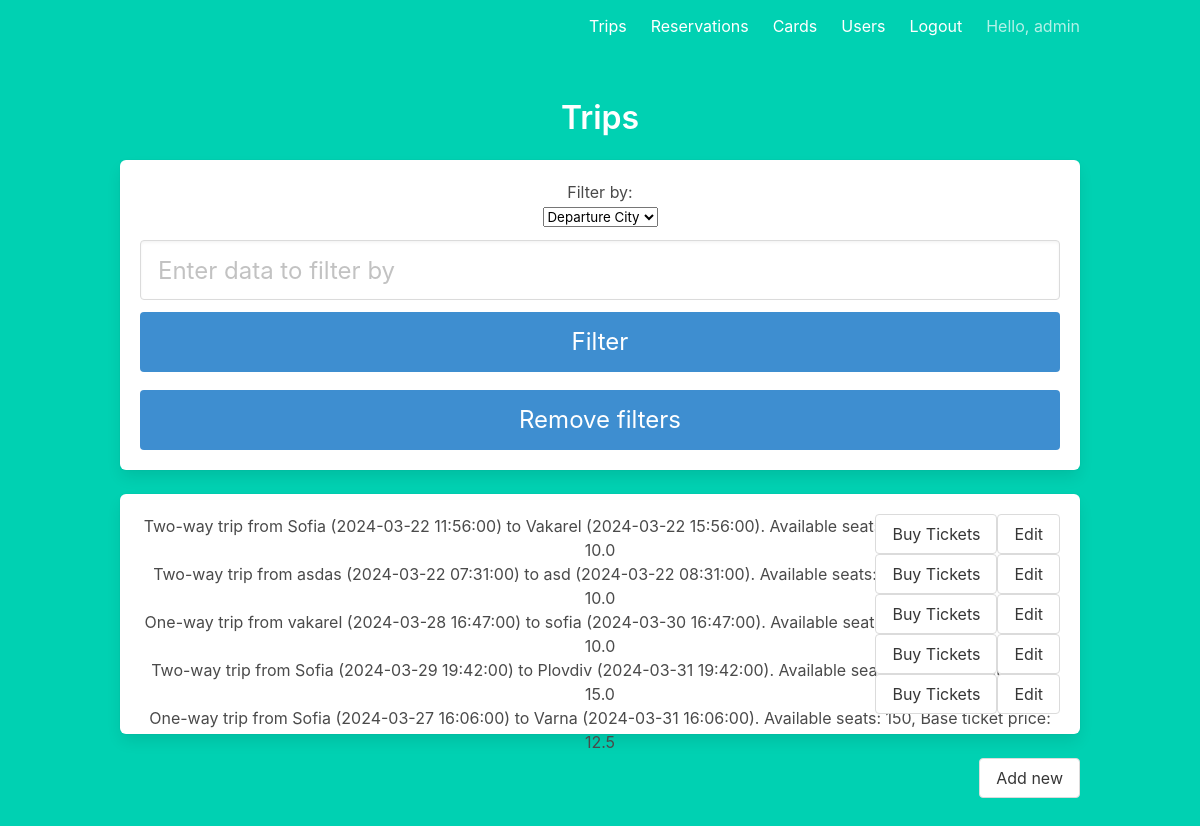
Before: /trips/ (signed in) with the older database file.
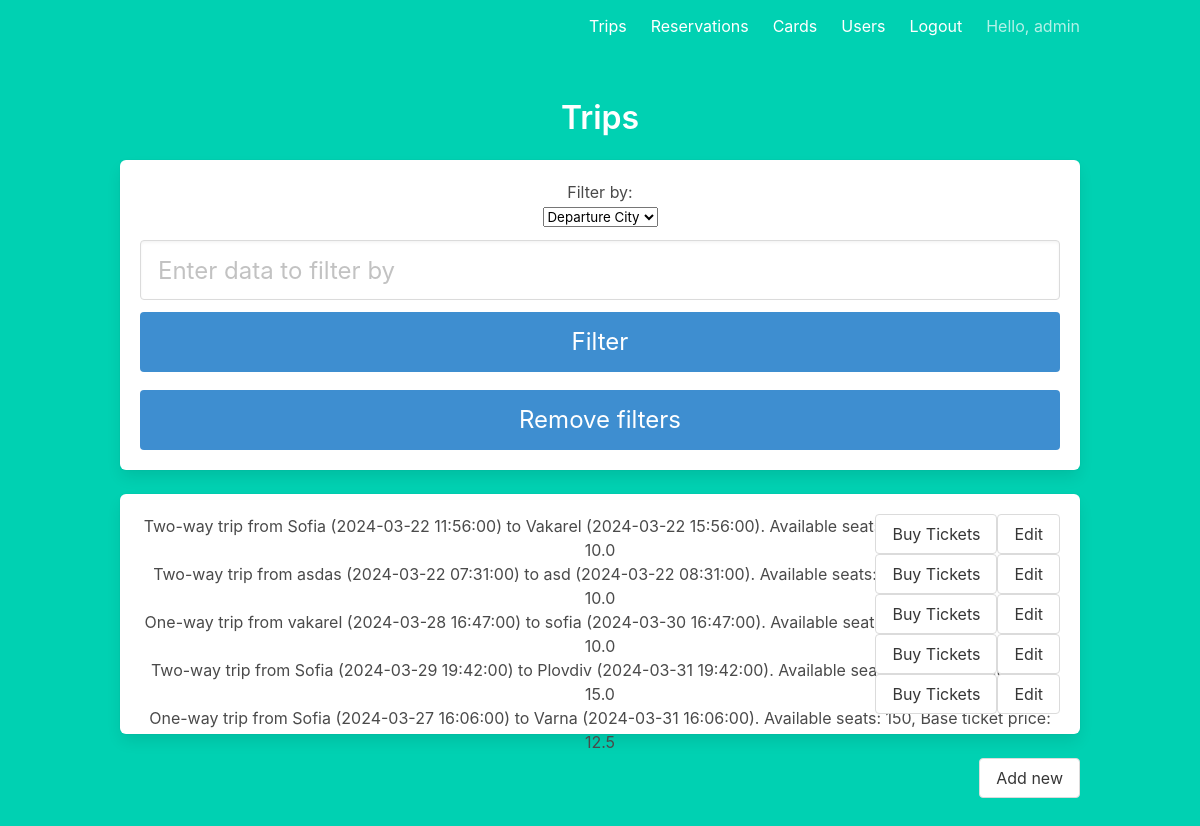
After: the same page with the newer database file.
### models/user.py (models this page shows, shortened)
class User(db.Model, UserMixin):
    __tablename__ = "user"
    id = db.Column(db.Integer, primary_key=True)
    email = db.Column(db.String(100), unique=True)
    password = db.Column(db.String(100), nullable=False)
    username = db.Column(db.String(100), unique=True)
    firstname = db.Column(db.String(100), nullable=False)
    lastname = db.Column(db.String(100), nullable=False)
    age = db.Column(db.Integer, nullable=False)
    is_admin = db.Column(db.Boolean, nullable=False, default=False)
    train_card = db.relationship("TrainCard", backref="user", lazy=True, uselist=False)
    reservations = db.relationship("Reservation", backref="user", lazy=True)

### models/trip.py (models this page shows, shortened)
class Trip(db.Model):
    __tablename__ = "trip"
    id = db.Column(db.Integer, primary_key=True)
    departure_datetime = db.Column(db.DateTime, nullable=False)
    arrival_datetime = db.Column(db.DateTime, nullable=False)
    departure_city = db.Column(db.String(100), nullable=False)
    arrival_city = db.Column(db.String(100), nullable=False)
    two_way_trip = db.Column(db.Boolean, nullable=False, default=False)
    available_seats = db.Column(db.Integer, nullable=False)
    base_ticket_price = db.Column(db.Float, nullable=False)
    reservations = db.relationship("Reservation", backref="trip", lazy=True)
    def __repr__(self):
        return (
            "%s trip from %s (%s) to %s (%s). Available seats: %s, Base ticket price: %s"
            % (
                ("Two-way" if self.two_way_trip else "One-way"),
                self.departure_city,
                self.departure_datetime,
                self.arrival_city,
                self.arrival_datetime,
                self.available_seats,
                self.base_ticket_price,
            )
        )

### trips.py (the view)
@trips.route("/trips/")
@login_required
def list():
    trips = Trip.query.all()
    if not current_user.is_admin:
        trips = [trip for trip in trips if trip.departure_datetime >= datetime.now()]
    return render_template("/trips/trips.html", trips=trips)

### templates/trips/trips.html (shortened to what this page needs)
{% extends "base.html" %}
{% block content %}
<div class="is-offset-4">
    <h3 class="title">Trips</h3>
    <div class="box">
        <form method="POST" action="/trips/filter">
            <div class="field">
                <p>Filter by: </p>
                <select name="filter_type" id="filter_type">
                    <option value="dep_city">Departure City</option>
                </select>
            </div>
            <div class="field">
                <div class="control">
                    <input class="input is-large" type="text" name="filter_data" placeholder="Enter data to filter by">
                </div>
            </div>
            <button class="button is-block is-info is-large is-fullwidth">Filter</button>
        </form>
        <div style="padding-top: 2%;">
            <form method="GET" action="/trips">
                <button class=" button is-block is-info is-large is-fullwidth">Remove filters</button>
            </form>
        </div>
    </div>
    <div class="box">
        <ul>
            {% for trip in trips %}
            <li>
                <div style="float: left">
                    {{trip}}
                </div>
                <div style="display: flex; justify-content: flex-end;">
                    {% if current_user.is_authenticated %}
                    <a href="{{ url_for('reservations.create', trip_id=trip.id) }}" class="button">
                        Buy Tickets
                    </a>
                    {% if current_user.is_admin %}
                    <a href="{{ url_for('trips.edit', id=trip.id) }}" class="button">
                        Edit
                    </a>
                    {% endif %}
                    {% endif %}
                </div>
            </li>
            {% endfor %}
        </ul>
    </div>
    {% if current_user.is_authenticated and current_user.is_admin %}
    <a style="float:right" href="{{ url_for('trips.create') }}" class="button">
        Add new
    </a>
    {% endif %}
</div>
{% endblock %}

### templates/base.html (shortened to what this page needs)
<!DOCTYPE html>
<html>
<head>
    <link rel="stylesheet" href="https://cdnjs.cloudflare.com/ajax/libs/bulma/0.7.2/css/bulma.min.css" />
</head>
<body>
    <section class="hero is-primary is-fullheight">
        <div class="hero-head">
            <nav class="navbar">
                <div class="container">
                    <div id="navbarMenuHeroA" class="navbar-menu">
                        <div class="navbar-end">
                            {% if current_user.is_authenticated %}
                            <a href="{{ url_for('trips.list') }}" class="navbar-item">
                                Trips
                            </a>
                            <a href="{{ url_for('reservations.list') }}" class="navbar-item">
                                Reservations
                            </a>
                            <a href="{{ url_for('cards.manage') }}" class="navbar-item">
                                Cards
                            </a>
                            {% if current_user.is_admin %}
                            <a href="{{ url_for('users.list') }}" class="navbar-item">
                                Users
                            </a>
                            {% endif %}
                            <a href="{{ url_for('users.logout') }}" class="navbar-item">
                                Logout
                            </a>
                            <p class="navbar-item">
                                Hello, {{current_user.firstname}}
                            </p>
                            {% endif %}
                        </div>
                    </div>
                </div>
            </nav>
        </div>
        <div class="hero-body">
            <div class="container has-text-centered">
                {% block content %}
                {% endblock %}
            </div>
        </div>
    </section>
</body>
</html>

Changed rows visible on the page:
changed Trip: two_way_trip+departure_city+departure_datetime "Two-way trip from Sofia (2024-03-29 19:42:00) to Plovdiv (2024-03-31 19:42:00). Available seats: 5, Base ticket price: 15.0" → "Two-way trip from Sofia (2024-03-29 19:42:00) to Plovdiv (2024-03-31 19:42:00). Available seats: 3, Base ticket price: 15.0"
